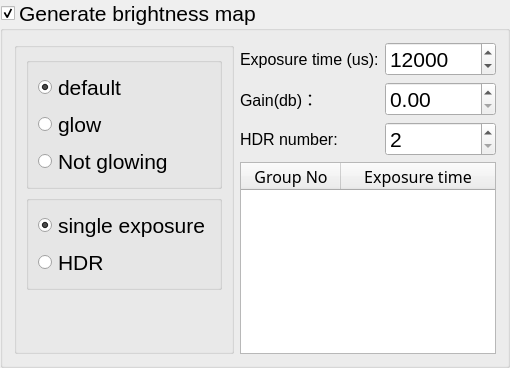
                <widget class="QGroupBox" name="groupBox_generate_brightness">
                 <property name="font">
                  <font>
                   <pointsize>16</pointsize>
                  </font>
                 </property>
                 <property name="title">
                  <string>Generate brightness map</string>
                 </property>
                 <property name="checkable">
                  <bool>true</bool>
                 </property>
                 <layout class="QHBoxLayout" name="horizontalLayout_2" stretch="1,2">
                  <item>
                   <widget class="QGroupBox" name="groupBox_brightness">
                    <property name="title">
                     <string/>
                    </property>
                    <layout class="QVBoxLayout" name="verticalLayout_8">
                     <item>
                      <layout class="QGridLayout" name="gridLayout_2">
                       <item row="5" column="0">
                        <widget class="QGroupBox" name="groupBox_brightness_hdr">
                         <property name="title">
                          <string/>
                         </property>
                         <layout class="QVBoxLayout" name="verticalLayout_9">
                          <item>
                           <widget class="QRadioButton" name="radioButton_generate_brightness_single">
                            <property name="font">
                             <font>
                              <pointsize>16</pointsize>
                             </font>
                            </property>
                            <property name="text">
                             <string>single exposure</string>
                            </property>
                            <property name="checked">
                             <bool>true</bool>
                            </property>
                           </widget>
                          </item>
                          <item>
                           <widget class="QRadioButton" name="radioButton_generate_brightness_hdr">
                            <property name="font">
                             <font>
                              <pointsize>16</pointsize>
                             </font>
                            </property>
                            <property name="text">
                             <string>HDR</string>
                            </property>
                           </widget>
                          </item>
                         </layout>
                        </widget>
                       </item>
                       <item row="0" column="0">
                        <widget class="QGroupBox" name="groupBox_generate_brightness_model">
                         <property name="title">
                          <string/>
                         </property>
                         <layout class="QVBoxLayout" name="verticalLayout_10">
                          <item>
                           <widget class="QRadioButton" name="radioButton_generate_brightness_default">
                            <property name="font">
                             <font>
                              <pointsize>16</pointsize>
                             </font>
                            </property>
                            <property name="text">
                             <string>default</string>
                            </property>
                            <property name="checked">
                             <bool>true</bool>
                            </property>
                           </widget>
                          </item>
                          <item>
                           <widget class="QRadioButton" name="radioButton_generate_brightness_illuminsation_define">
                            <property name="font">
                             <font>
                              <pointsize>16</pointsize>
                             </font>
                            </property>
                            <property name="text">
                             <string>glow</string>
                            </property>
                           </widget>
                          </item>
                          <item>
                           <widget class="QRadioButton" name="radioButton_generate_brightness_darkness_define">
                            <property name="font">
                             <font>
                              <pointsize>16</pointsize>
                             </font>
                            </property>
                            <property name="text">
                             <string>Not glowing</string>
                            </property>
                           </widget>
                          </item>
                         </layout>
                        </widget>
                       </item>
                      </layout>
                     </item>
                     <item>
                      <spacer name="verticalSpacer_2">
                       <property name="orientation">
                        <enum>Qt::Vertical</enum>
                       </property>
                       <property name="sizeHint" stdset="0">
                        <size>
                         <width>20</width>
                         <height>40</height>
                        </size>
                       </property>
                      </spacer>
                     </item>
                    </layout>
                   </widget>
                  </item>
                  <item>
                   <layout class="QVBoxLayout" name="verticalLayout_7">
                    <item>
                     <layout class="QGridLayout" name="gridLayout_5">
                      <item row="2" column="1">
                       <widget class="QSpinBox" name="spinBox_brightness_hdr_num">
                        <property name="font">
                         <font>
                          <pointsize>16</pointsize>
                         </font>
                        </property>
                        <property name="keyboardTracking">
                         <bool>false</bool>
                        </property>
                        <property name="minimum">
                         <number>2</number>
                        </property>
                        <property name="maximum">
                         <number>10</number>
                        </property>
                        <property name="value">
                         <number>2</number>
                        </property>
                       </widget>
                      </item>
                      <item row="0" column="0">
                       <widget class="QLabel" name="label_exposure_define">
                        <property name="font">
                         <font>
                          <pointsize>12</pointsize>
                         </font>
                        </property>
                        <property name="text">
                         <string>Exposure time (us):</string>
                        </property>
                       </widget>
                      </item>
                      <item row="2" column="0">
                       <widget class="QLabel" name="label_brightness_hdr">
                        <property name="font">
                         <font>
                          <pointsize>12</pointsize>
                         </font>
                        </property>
                        <property name="text">
                         <string>HDR number:</string>
                        </property>
                       </widget>
                      </item>
                      <item row="0" column="1">
                       <widget class="QSpinBox" name="spinBox_camera_exposure_define">
                        <property name="maximumSize">
                         <size>
                          <width>16777215</width>
                          <height>16777215</height>
                         </size>
                        </property>
                        <property name="font">
                         <font>
                          <pointsize>16</pointsize>
                         </font>
                        </property>
                        <property name="keyboardTracking">
                         <bool>false</bool>
                        </property>
                        <property name="minimum">
                         <number>20</number>
                        </property>
                        <property name="maximum">
                         <number>1000000</number>
                        </property>
                        <property name="singleStep">
                         <number>100</number>
                        </property>
                        <property name="value">
                         <number>12000</number>
                        </property>
                       </widget>
                      </item>
                      <item row="1" column="0">
                       <widget class="QLabel" name="label_brightness_gain">
                        <property name="font">
                         <font>
                          <pointsize>12</pointsize>
                         </font>
                        </property>
                        <property name="text">
                         <string>Gain(db)：</string>
                        </property>
                       </widget>
                      </item>
                      <item row="1" column="1">
                       <widget class="QDoubleSpinBox" name="doubleSpinBox_brightness_gain">
                        <property name="font">
                         <font>
                          <pointsize>16</pointsize>
                         </font>
                        </property>
                        <property name="maximum">
                         <double>24.000000000000000</double>
                        </property>
                       </widget>
                      </item>
                     </layout>
                    </item>
                    <item>
                     <widget class="QTableWidget" name="tableWidget_brightness_hdr">
                      <property name="sizePolicy">
                       <sizepolicy hsizetype="Expanding" vsizetype="Fixed">
                        <horstretch>0</horstretch>
                        <verstretch>0</verstretch>
                       </sizepolicy>
                      </property>
                      <property name="minimumSize">
                       <size>
                        <width>0</width>
                        <height>180</height>
                       </size>
                      </property>
                      <property name="maximumSize">
                       <size>
                        <width>16777215</width>
                        <height>16777215</height>
                       </size>
                      </property>
                      <property name="font">
                       <font>
                        <family>Microsoft Yahei</family>
                        <pointsize>12</pointsize>
                       </font>
                      </property>
                      <property name="verticalScrollBarPolicy">
                       <enum>Qt::ScrollBarAsNeeded</enum>
                      </property>
                      <property name="horizontalScrollBarPolicy">
                       <enum>Qt::ScrollBarAlwaysOff</enum>
                      </property>
                      <property name="alternatingRowColors">
                       <bool>true</bool>
                      </property>
                      <property name="rowCount">
                       <number>0</number>
                      </property>
                      <property name="columnCount">
                       <number>2</number>
                      </property>
                      <attribute name="horizontalHeaderVisible">
                       <bool>true</bool>
                      </attribute>
                      <attribute name="horizontalHeaderCascadingSectionResizes">
                       <bool>false</bool>
                      </attribute>
                      <attribute name="horizontalHeaderShowSortIndicator" stdset="0">
                       <bool>true</bool>
                      </attribute>
                      <attribute name="horizontalHeaderStretchLastSection">
                       <bool>true</bool>
                      </attribute>
                      <attribute name="verticalHeaderVisible">
                       <bool>false</bool>
                      </attribute>
                      <attribute name="verticalHeaderCascadingSectionResizes">
                       <bool>false</bool>
                      </attribute>
                      <column>
                       <property name="text">
                        <string>Group No</string>
                       </property>
                       <property name="textAlignment">
                        <set>AlignCenter</set>
                       </property>
                      </column>
                      <column>
                       <property name="text">
                        <string>Exposure time</string>
                       </property>
                       <property name="textAlignment">
                        <set>AlignCenter</set>
                       </property>
                      </column>
                     </widget>
                    </item>
                   </layout>
                  </item>
                 </layout>
                </widget>
